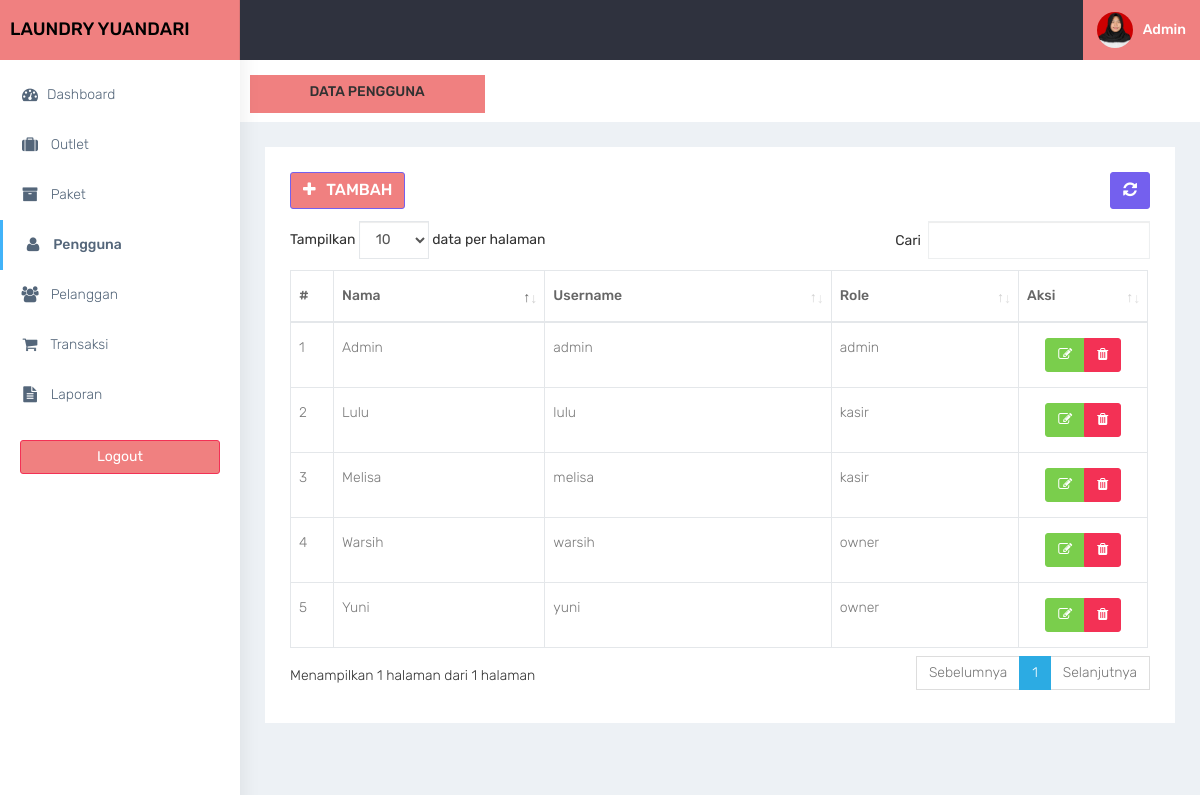
The page /admin/pengguna.php (signed in) on the database its author committed.
### tables this page shows
CREATE TABLE `user` (
  `id_user` int(11) NOT NULL,
  `nama_user` varchar(100) DEFAULT NULL,
  `username` varchar(32) DEFAULT NULL,
  `password` varchar(150) DEFAULT NULL,
  `outlet_id` int(11) DEFAULT NULL,
  `role` enum('admin','kasir','owner') DEFAULT NULL
);

### admin/functions.php (called while the page is built, shortened)
<?php
function ambildata($conn,$query){
    $data = mysqli_query($conn,$query);
    if (mysqli_num_rows($data) > 0) {
        while($row = mysqli_fetch_assoc($data)){
        $hasil[] = $row;
    }
    return $hasil;
    }
}
?>

### admin/pengguna.php (the view, shortened to what this page needs)
<?php
require 'functions.php';
require 'layout_header.php';
$query = 'SELECT * FROM user order by role desc';
$data = ambildata($conn,$query);
?>
<div class="container-fluid">
    <div class="row bg-title" >
        <div class="col-lg-3 col-md-4 col-sm-4 col-xs-12" style="background-color: lightcoral" align="center">
            <h4 class="page-title">Data Pengguna</h4> </div>
    </div>
    <div class="row">
        <div class="col-md-12 col-lg-12 col-sm-12 col-xs-12">
            <div class="white-box">
                <div class="row">
                    <div class="col-md-6">
                        <a style="background-color: lightcoral" align="center" href="pengguna_tambah.php" class="btn btn-primary box-title"><i class="fa fa-plus fa-fw"></i> Tambah</a>
                    </div>
                    <div class="col-md-6 text-right">
                        <button id="btn-refresh" class="btn btn-primary box-title text-right" title="Refresh Data"><i class="fa fa-refresh" id="ic-refresh"></i></button>
                    </div>
                </div>
                <div class="table-responsive">
                    <table class="table table-bordered thead-dark" id="table">
                        <thead class="thead-dark">
                            <tr>
                                <th width="5%">#</th>
                                <th>Nama</th>
                                <th>Username</th>
                                <th>Role</th>
                                <th width="15%">Aksi</th>
                            </tr>
                        </thead>
                        <tbody>
                            <?php foreach($data as $user): ?>
                                <tr>
                                    <td></td>
                                    <td><?= $user['nama_user'] ?></td>
                                    <td><?= $user['username'] ?></td>
                                    <td><?= $user['role'] ?></td>
                                    <td align="center">
                                        <div class="btn-group" role="group" aria-label="Basic example">
                                          <a href="pengguna_edit.php?id=<?= $user['id_user']; ?>" data-toggle="tooltip" data-placement="bottom" title="Edit" class="btn btn-success"><i class="fa fa-edit"></i></a>
                                          <a href="pengguna_hapus.php?id=<?= $user['id_user']; ?>" onclick="return confirm('Apakah yakin menghapus data pengguna ?');" data-toggle="tooltip" data-placement="bottom" title="Hapus" class="btn btn-danger"><i class="fa fa-trash"></i></a>
                                        </div>
                                    </td>
                                </tr>
                            <?php endforeach; ?>
                        </tbody>
                    </table>
                </div>
            </div>
        </div>
    </div>
</div>
<?php
require'layout_footer.php';

### assets/css/colors/default.css (style rules this page uses)
body { background: #fff; }

### rows shown on the page
user: nama_user "Warsih", username "warsih", role "owner"
user: nama_user "Yuni", username "yuni", role "owner"
user: nama_user "Melisa", username "melisa", role "kasir"
user: nama_user "Lulu", username "lulu", role "kasir"
user: nama_user "Admin", username "admin", role "admin"
